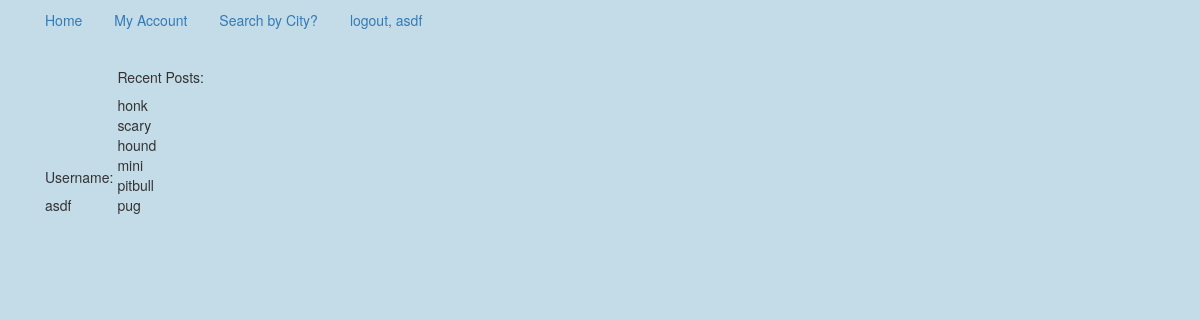
Before: /my_account/1/ (signed in) with the older database file.
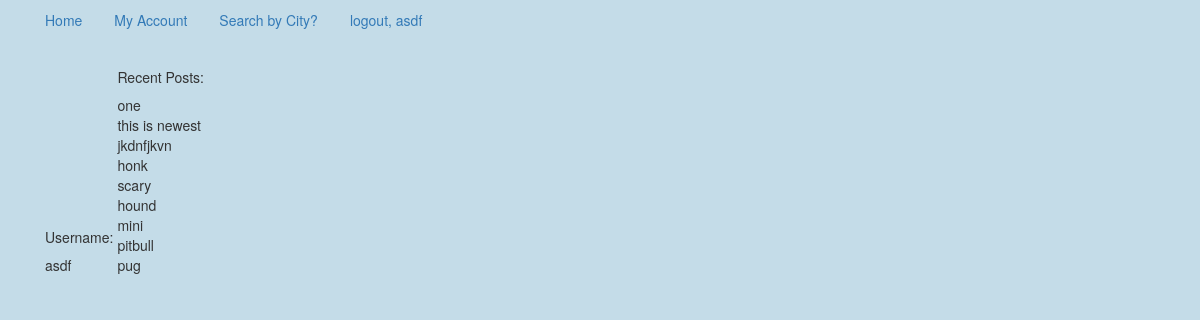
After: the same page with the newer database file.
### app/models.py (models this page shows)
class Post(models.Model):
    subcategory = models.ForeignKey(SubCategory)
    title = models.CharField(max_length=30)
    description = models.TextField()
    time_created = models.DateTimeField(auto_now_add=True)
    user = models.ForeignKey("auth.User")
    photo = models.ImageField(upload_to='uploads', null=True, blank=True)
    def __str__(self):
        return self.title
    class Meta:
        ordering = ["-time_created"]

### app/views.py (the view)
# urls.py: url(r'^my_account/(?P<pk>\d+)/$', MyAccountView.as_view(), name='my_account_view'),
class MyAccountView(TemplateView):
    model = UserProfile
    template_name = 'userprofile_detail.html'
    def get_context_data(self, **kwargs):
        context = super(MyAccountView, self).get_context_data(**kwargs)
        context['posts'] = Post.objects.filter(user=self.request.user.id)
        return context

### templates/userprofile_detail.html
{% extends 'base.html' %}
{% block content %}
    <div class="container">
    <br>
    <div class="content"><h5>Username: </h5>{{ request.user }}</div>
    <div class="content">
        <h5>Recent Posts:</h5>
    {% for post in posts %}
        <div>{{ post }}</div>
    {% endfor %}
    </div>
</div>
{% endblock %}

Changed rows visible on the page:
added Post: title "one"
added Post: title "this is newest"
added Post: title "jkdnfjkvn"
